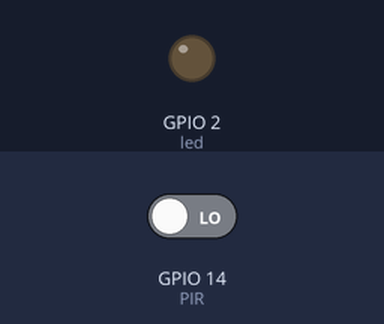
A program run on a simulated ESP8266 board running MicroPython. Shown: output pins drawn as LEDs (lit = HIGH, except the on-board LED, lit = LOW). The inputs (shaded band) are chosen by the test bench; at power-on: GPIO 14 (PIR) LOW. No radio messages arrive unless stated (any console line starting 'radio sent:' is added by the test bench); what the program prints to the serial console is not drawn.

Above: at 1.2 s.
1.3 s: GPIO 14 (PIR) driven HIGH
At 2.5 s:
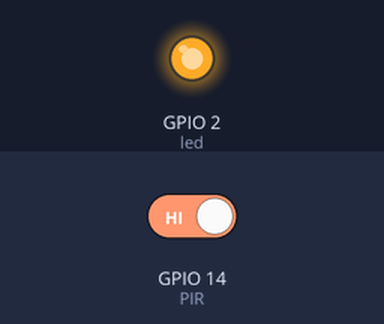
2.8 s: GPIO 14 (PIR) driven LOW
At 3.8 s:
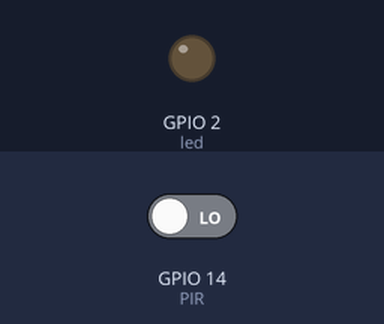
Timing chart, 0 to 5.8 s (numbered marks = the images above; inputs shaded):
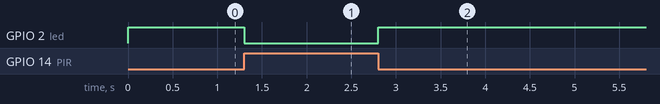

Measured:
- after the input at 1.3 s, GPIO 2 (led): HIGH → LOW at once
- after the input at 2.8 s, GPIO 2 (led): LOW → HIGH at once

The program:

main.py
```python
import network
import espnow
import time
from machine import Pin

led = Pin(2,Pin.OUT)
PIR = Pin(14,Pin.IN) # Pin D5 on the controller which is SCLK

sta = network.WLAN(network.STA_IF)    # Enable station mode for ESP
sta.active(True)
sta.disconnect()        # Disconnect from last connected WiFi SSID

e = espnow.ESPNow()     # Enable ESP-NOW
e.active(True)

peer1 = b'\xaa\xaa\xaa\xaa\xaa\xaa'   # MAC address of peer1's wifi interface
e.add_peer(peer1)                     # add peer1 (receiver1)

# led.value(0)
print("Starting...")            # Send to all peers
var =0
while True:
    if PIR.value() == 1:
        e.send(peer1, "detect", True)     # send commands to pear 1
        print(str(var) + 'detect')
        led.value(0)
        var += 1
    else:
        led.value(1)
        e.send(peer1, "None", True)
```
